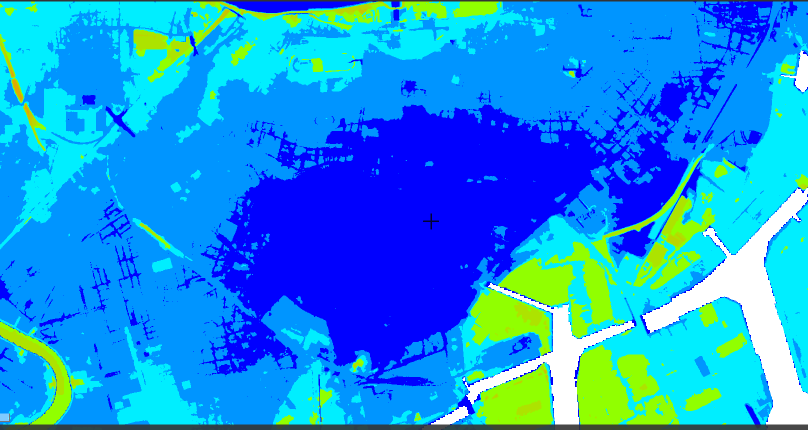
#> input picture 250520/0521_test.png, 1615 x 859 px, found by its file name (shown at 1/2 size)
$ python opencv_count3.py
#> lines starting #> are read from the running program, lines starting #| are printed output that depends on the picture; after the words box and inside, x2 and y2 are one past the last pixel; in counts of white or black regions, pixels touching at a corner belong together
import cv2
import numpy as np
import os
from typing import Dict, List, Tuple

class ElevationSegmenter:
    def __init__(self):
        # 階層定義 (階層, (R, G, B))
        self.hierarchy_colors = {
            0: (0, 0, 255),      # 青
            1: (0, 149, 255),    # 水色
            2: (0, 238, 255),    # 明るい水色
            3: (145, 255, 0),    # 明るい緑
            4: (255, 255, 0),    # 黄色
            5: (255, 140, 0)     # オレンジ
        }

        # BGR形式に変換（OpenCVはBGR）
        self.hierarchy_colors_bgr = {
            level: (b, g, r) for level, (r, g, b) in self.hierarchy_colors.items()
        }

    def load_image(self, image_path: str) -> np.ndarray:
        """画像を読み込む"""
        image = cv2.imread(image_path)
        if image is None:
            raise ValueError(f"画像を読み込めませんでした: {image_path}")
        return image

    def create_color_mask(self, image: np.ndarray, target_color_bgr: Tuple[int, int, int],
                         tolerance: int = 5) -> np.ndarray:
        """指定された色のマスクを作成"""
        # 色の範囲を定義（許容誤差を含む）
        lower = np.array([max(0, c - tolerance) for c in target_color_bgr])
        upper = np.array([min(255, c + tolerance) for c in target_color_bgr])

        # マスクを作成
        mask = cv2.inRange(image, lower, upper)
        return mask

    def classify_pixels_by_hierarchy(self, image: np.ndarray) -> np.ndarray:
        """各ピクセルを階層に分類"""
        height, width = image.shape[:2]
        hierarchy_map = np.full((height, width), -1, dtype=np.int8)  # -1は未分類

        # 各階層の色でマスクを作成し、分類
        for level, color_bgr in self.hierarchy_colors_bgr.items():
            mask = self.create_color_mask(image, color_bgr)
            hierarchy_map[mask > 0] = level

        return hierarchy_map

    def create_binary_image_for_level(self, hierarchy_map: np.ndarray, target_level: int) -> np.ndarray:
        """指定階層用の2値画像を作成
        target_level以下: 255 (白、対象領域)
        target_levelより上: 0 (黒、背景)
        """
        binary_image = np.zeros(hierarchy_map.shape, dtype=np.uint8)
        binary_image[hierarchy_map <= target_level] = 255
        return binary_image

    def find_enclosed_regions(self, binary_image: np.ndarray) -> Tuple[np.ndarray, List]:
        """囲まれた領域を検出"""
        # 輪郭を検出
        contours, hierarchy = cv2.findContours(
            binary_image, cv2.RETR_CCOMP, cv2.CHAIN_APPROX_SIMPLE
        )

        # 囲まれた領域（穴）を検出
        enclosed_regions = []
        if hierarchy is not None:
            for i, h in enumerate(hierarchy[0]):
                # h[3]が親の輪郭のインデックス（-1でない場合は内部の輪郭）
                if h[3] != -1:  # 親がある場合（穴の場合）
                    enclosed_regions.append(contours[i])

        # セグメント画像を作成
        segment_image = np.zeros_like(binary_image)
        if enclosed_regions:
            cv2.fillPoly(segment_image, enclosed_regions, 255)

        return segment_image, enclosed_regions

    def create_colored_output(self, hierarchy_map: np.ndarray, target_level: int) -> np.ndarray:
        """階層別の色分け画像を作成"""
        height, width = hierarchy_map.shape
        colored_image = np.zeros((height, width, 3), dtype=np.uint8)

        # target_level以下を対象色（青）、それより上を背景色（灰色）に設定
        target_color = (255, 0, 0)    # 青 (BGR)
        background_color = (128, 128, 128)  # 灰色 (BGR)

        # 色を設定
        colored_image[hierarchy_map <= target_level] = target_color
        colored_image[hierarchy_map > target_level] = background_color
        colored_image[hierarchy_map == -1] = (0, 0, 0)  # 未分類は黒

        return colored_image

    def process_image(self, image_path: str, output_dir: str = "output"):
        """メイン処理"""
        # 出力ディレクトリを作成
        os.makedirs(output_dir, exist_ok=True)

        # 画像を読み込み
        print(f"画像を読み込み中: {image_path}")
        image = self.load_image(image_path)

        # ピクセルを階層に分類
        print("ピクセルを階層に分類中...")
        hierarchy_map = self.classify_pixels_by_hierarchy(image)

        # 各階層について処理
        for level in range(6):  # 0-5の階層
            print(f"\n階層 {level} を処理中...")

            # 2値画像を作成
            binary_image = self.create_binary_image_for_level(hierarchy_map, level)

            # 色分け画像を作成
            colored_image = self.create_colored_output(hierarchy_map, level)

            # 囲まれた領域を検出
            segment_image, enclosed_regions = self.find_enclosed_regions(binary_image)

            # 結果を保存
            binary_filename = os.path.join(output_dir, f"level_{level}_binary.png")
            colored_filename = os.path.join(output_dir, f"level_{level}_colored.png")
            segment_filename = os.path.join(output_dir, f"level_{level}_segments.png")

            cv2.imwrite(binary_filename, binary_image)
            cv2.imwrite(colored_filename, colored_image)
            cv2.imwrite(segment_filename, segment_image)

            print(f"  2値画像: {binary_filename}")
            print(f"  色分け画像: {colored_filename}")
            print(f"  セグメント画像: {segment_filename}")
            print(f"  検出された囲まれた領域数: {len(enclosed_regions)}")

    def visualize_hierarchy_colors(self, output_dir: str = "output"):
        """階層色の見本を作成"""
        os.makedirs(output_dir, exist_ok=True)

        # 色見本画像を作成（各色50x50ピクセル）
        sample_height, sample_width = 50, 50
        color_sample = np.zeros((sample_height * 6, sample_width, 3), dtype=np.uint8)

        for level, color_bgr in self.hierarchy_colors_bgr.items():
            start_y = level * sample_height
            end_y = start_y + sample_height
            color_sample[start_y:end_y, :] = color_bgr

        # ラベルを追加した画像を作成
        labeled_sample = np.zeros((sample_height * 6, sample_width + 100, 3), dtype=np.uint8)
        labeled_sample[:, :sample_width] = color_sample

        # テキストを追加
        for level in range(6):
            y_pos = level * sample_height + sample_height // 2
            cv2.putText(labeled_sample, f"Level {level}",
                       (sample_width + 10, y_pos),
                       cv2.FONT_HERSHEY_SIMPLEX, 0.6, (255, 255, 255), 1)

        sample_filename = os.path.join(output_dir, "hierarchy_colors.png")
        cv2.imwrite(sample_filename, labeled_sample)
        print(f"階層色見本: {sample_filename}")

def main():
    """使用例"""
    segmenter = ElevationSegmenter()

    # 階層色の見本を作成
    segmenter.visualize_hierarchy_colors()
#> in visualize_hierarchy_colors, `cv2.imwrite(sample_filename, labeled_sample)`:
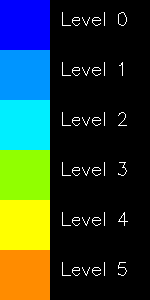
#> saved as hierarchy_colors.png: shape (300, 150, 3); mean B, G, R 47.1, 62.2, 41

    # 画像ファイルのパスを指定
    image_path = "C:\\Users\\USER\\Desktop\\4color\\250520\\0521_test.png"  # ここに実際の画像パスを設定

    try:
        # 処理を実行
        segmenter.process_image(image_path)
#> in load_image, image is the input picture: shape (859, 1615, 3); mean B, G, R 230.5, 146.1, 24.4
#> the loop in classify_pixels_by_hierarchy, `for level, color_bgr in self.hierarchy_colors_bgr.items():` made 6 passes
#> pass 1, in create_color_mask, `mask = cv2.inRange(image, lower, upper)`:
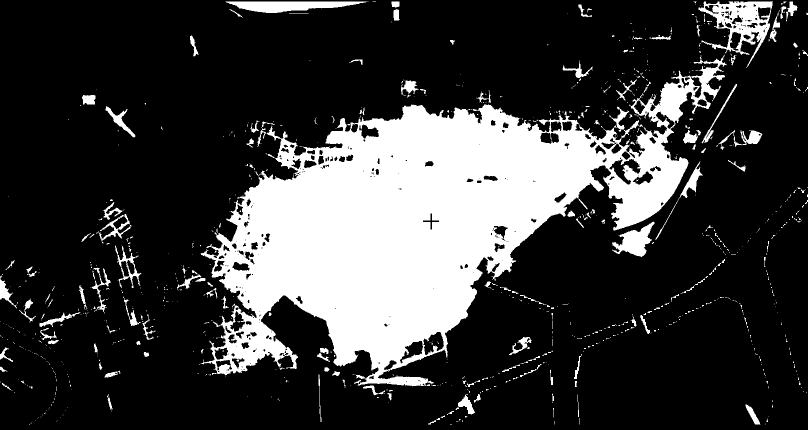
#> mask: shape (859, 1615) (shown at 1/2 size); 23% white; 910 white regions (749 under 20 px), largest, box (x1, y1, x2, y2) and area: (401, 109, 1454, 773) 279083, (1397, 3, 1546, 136) 7030, (451, 3, 735, 26) 4015
#> after the loop in classify_pixels_by_hierarchy, `for level, color_bgr in self.hierarchy_colors_bgr.items():`:
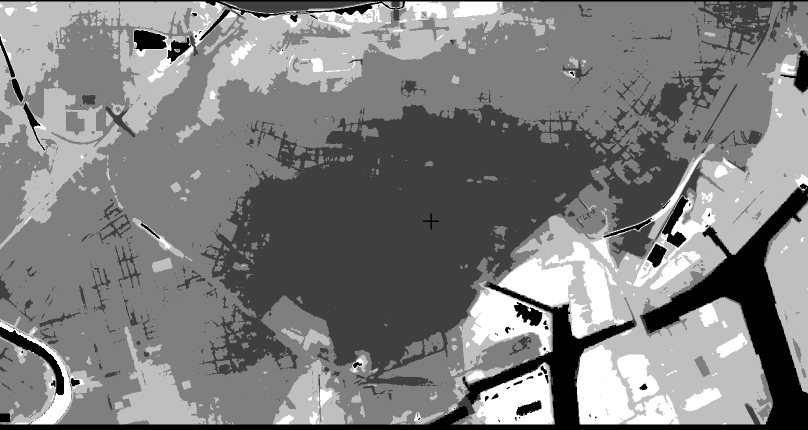
#> hierarchy_map: shape (859, 1615) int8 (shown at 1/2 size); min -1, max 3, mean 0.988; drawn with min black and max white
#> the loop in process_image, `for level in range(6):` made 6 passes
#|   検出された囲まれた領域数: 314
#|   検出された囲まれた領域数: 358
#|   検出された囲まれた領域数: 694
#|   検出された囲まれた領域数: 0
#|   検出された囲まれた領域数: 0
#|   検出された囲まれた領域数: 0
#> pass 1, in process_image, `binary_image = self.create_binary_image_for_level(hierarchy_map, level)`:
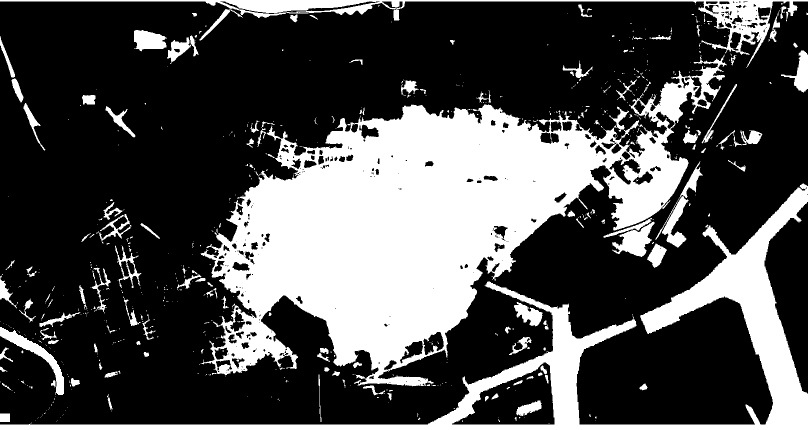
#> binary_image: shape (859, 1615) (shown at 1/2 size); 30.2% white; 654 white regions (509 under 20 px), largest, box (x1, y1, x2, y2) and area: (401, 109, 1454, 773) 279317, (0, 367, 1615, 859) 78963, (0, 0, 1615, 136) 18874
#> pass 1, in process_image, `colored_image = self.create_colored_output(hierarchy_map, level)`:
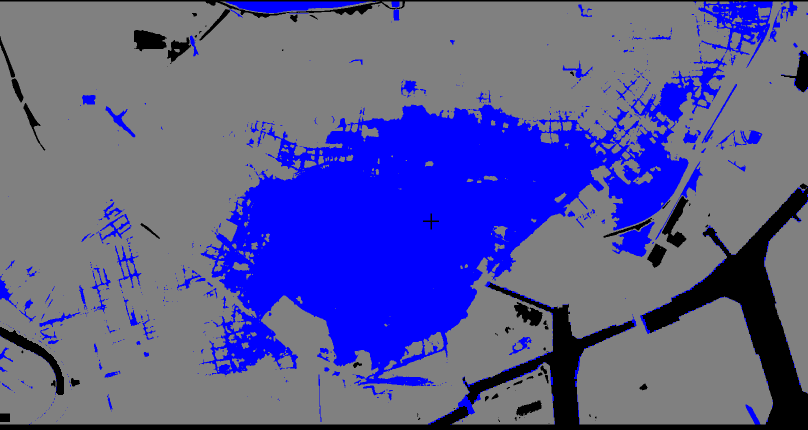
#> colored_image: shape (859, 1615, 3) (shown at 1/2 size); mean of channels 0, 1, 2 147.9, 89.4, 89.4; drawn as B, G, R
#> pass 1, in process_image, `segment_image, enclosed_regions = self.find_enclosed_regions(binary_im..`:
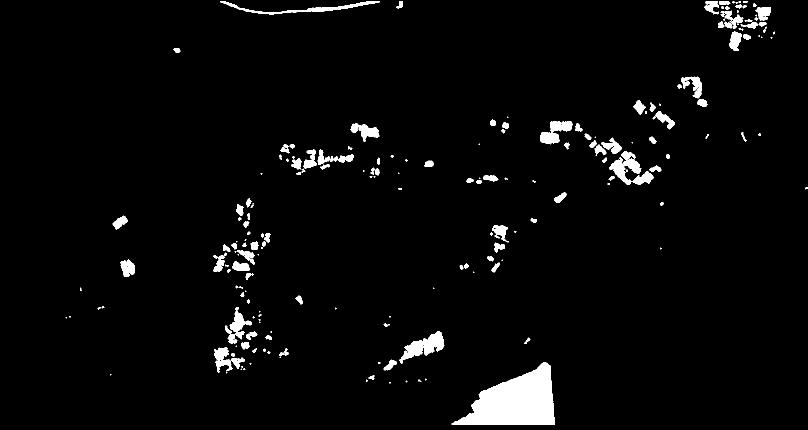
#> segment_image: shape (859, 1615) (shown at 1/2 size); 3.3% white; 210 white regions (73 under 20 px), largest, box (x1, y1, x2, y2) and area: (903, 724, 1110, 850) 15150, (799, 663, 889, 728) 2370, (1218, 302, 1283, 370) 1833
#> pass 2, in process_image, `binary_image = self.create_binary_image_for_level(hierarchy_map, level)`:
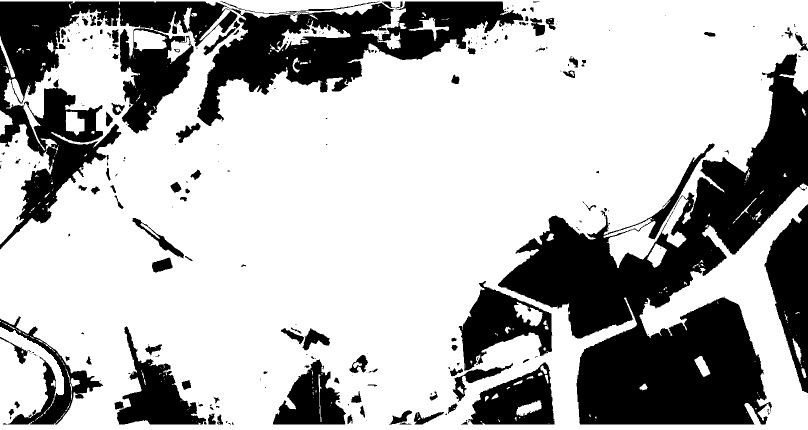
#> binary_image: shape (859, 1615) (shown at 1/2 size); 70.9% white; 281 black regions (164 under 20 px), largest, box (x1, y1, x2, y2) and area: (996, 107, 1615, 849) 170753, (0, 3, 1047, 499) 133195, (1529, 409, 1615, 786) 17800
#> after the loop in process_image, `for level in range(6):`: binary_image: shape (859, 1615); every value is 255
        print("\n処理が完了しました！")
        print("出力ファイル:")
        print("- level_X_binary.png: X階層以下を白、それより上を黒にした2値画像")
        print("- level_X_colored.png: X階層以下を青、それより上を灰色にした色分け画像")
        print("- level_X_segments.png: X階層で囲まれた領域のセグメント画像")

    except FileNotFoundError:
        print(f"画像ファイルが見つかりません: {image_path}")
        print("画像ファイルのパスを確認して、image_path変数を更新してください。")
    except Exception as e:
        print(f"エラーが発生しました: {e}")

if __name__ == "__main__":
    main()

# 実行
#process_all_layers("C:\\Users\\USER\\Desktop\\4color\\250520\\0521_test.png")
